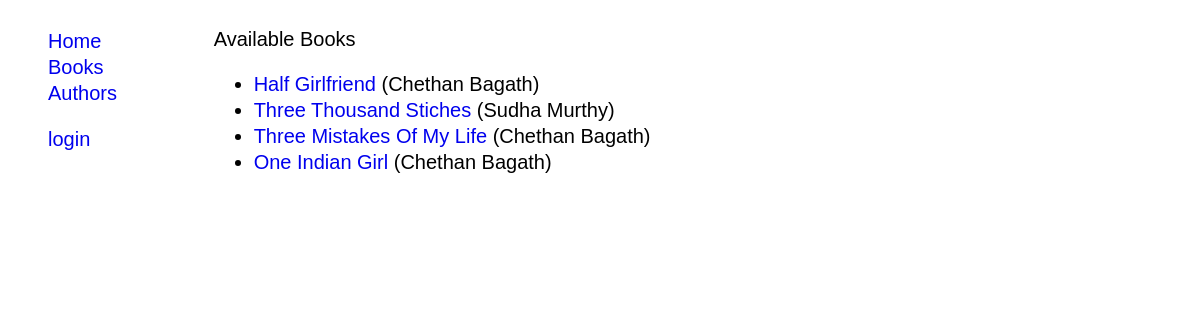
/catalog/books/, run on the app's committed database.
### catalog/models.py (models this page shows, shortened)
class Book(models.Model):
    title = models.CharField(max_length=50, help_text="enter name of the book (eg: pristage)")
    isbn =models.CharField('ISBN',max_length=13, unique=True,
                                         help_text='13 Character <a href="https://www.isbn-international.org/content/what-isbn">ISBN number</a>')
    author = models.ForeignKey('Author', on_delete=models.SET_NULL, null=True)
    summary =models.TextField(max_length=1000, help_text='enter a breif summary of the book')
    genre= models.ManyToManyField(Genre, help_text='select genre of the book')
    def get_absolute_url(self):
        return reverse('book_details', args=[str(self.id)])
    def display_genre(self):
        return ', '.join(genre.name for genre in self.genre.all()[:3])
    display_genre.short_description="genre"

class Author(models.Model):
    first_name = models.CharField(max_length=100)
    last_name = models.CharField(max_length=100)
    date_of_birth = models.DateField(null=True, blank=True)
    date_of_death = models.DateField('Died', null=True, blank=True)
    class Meta:
        ordering = ['last_name', 'first_name']
    def __str__(self):
        return self.full_name()
    def full_name(self):
        return self.first_name+' '+self.last_name

### catalog/views.py (the view)
# urls.py: path('books/', views.BookListView.as_view(template_name='book_list.html'), name='books'),
class BookListView(generic.ListView):
	model = Book

### catalog/templates/book_list.html (shortened to what this page needs)
{% extends 'base_template.html' %}
{% block content %}
{% if book_list %}
<p>Available Books </p>
<ul>
{% for book in book_list %}
<li class="capitalize"><a href="{{book.get_absolute_url}}">{{book.title}}</a> ({{book.author}})</li>
{% endfor %}
</ul>
{% else %}
<p> No books avaliable</p>
{% endif %}
{% endblock %}

### catalog/static/styles.css (style rules this page uses)
html { font-size: 10px; }
body { font-family: arial,sans-serif; font-size: 2em; display: grid; grid-template-columns: 1fr 5fr; grid-template-areas: "aside section"; grid-gap: 10px; }
a { text-decoration: none; }
li { line-height: 1.3; }
.capitalize { text-transform: capitalize; }

### data on the page
Book: title "Half Girlfriend", author "Chethan Bagath"
Book: title "Three Thousand Stiches", author "Sudha Murthy"
Book: title "Three Mistakes Of My Life", author "Chethan Bagath"
Book: title "One Indian Girl", author "Chethan Bagath"
